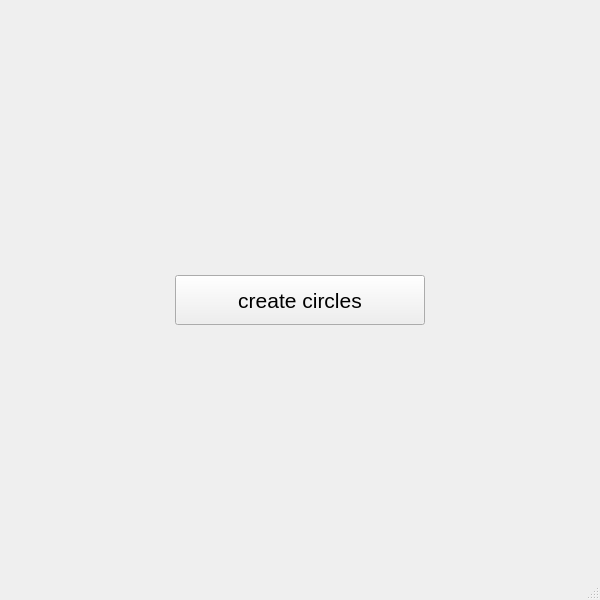
<?xml version="1.0" encoding="UTF-8"?>
<ui version="4.0">
 <class>MainWindow</class>
 <widget class="QMainWindow" name="MainWindow">
  <property name="geometry">
   <rect>
    <x>0</x>
    <y>0</y>
    <width>600</width>
    <height>600</height>
   </rect>
  </property>
  <property name="windowTitle">
   <string>MainWindow</string>
  </property>
  <widget class="QWidget" name="centralwidget">
   <widget class="QPushButton" name="create_button">
    <property name="geometry">
     <rect>
      <x>175</x>
      <y>275</y>
      <width>250</width>
      <height>50</height>
     </rect>
    </property>
    <property name="font">
     <font>
      <pointsize>16</pointsize>
     </font>
    </property>
    <property name="text">
     <string>create circles</string>
    </property>
   </widget>
  </widget>
  <widget class="QMenuBar" name="menubar">
   <property name="geometry">
    <rect>
     <x>0</x>
     <y>0</y>
     <width>600</width>
     <height>25</height>
    </rect>
   </property>
  </widget>
  <widget class="QStatusBar" name="statusbar"/>
 </widget>
 <resources/>
 <connections/>
</ui>
